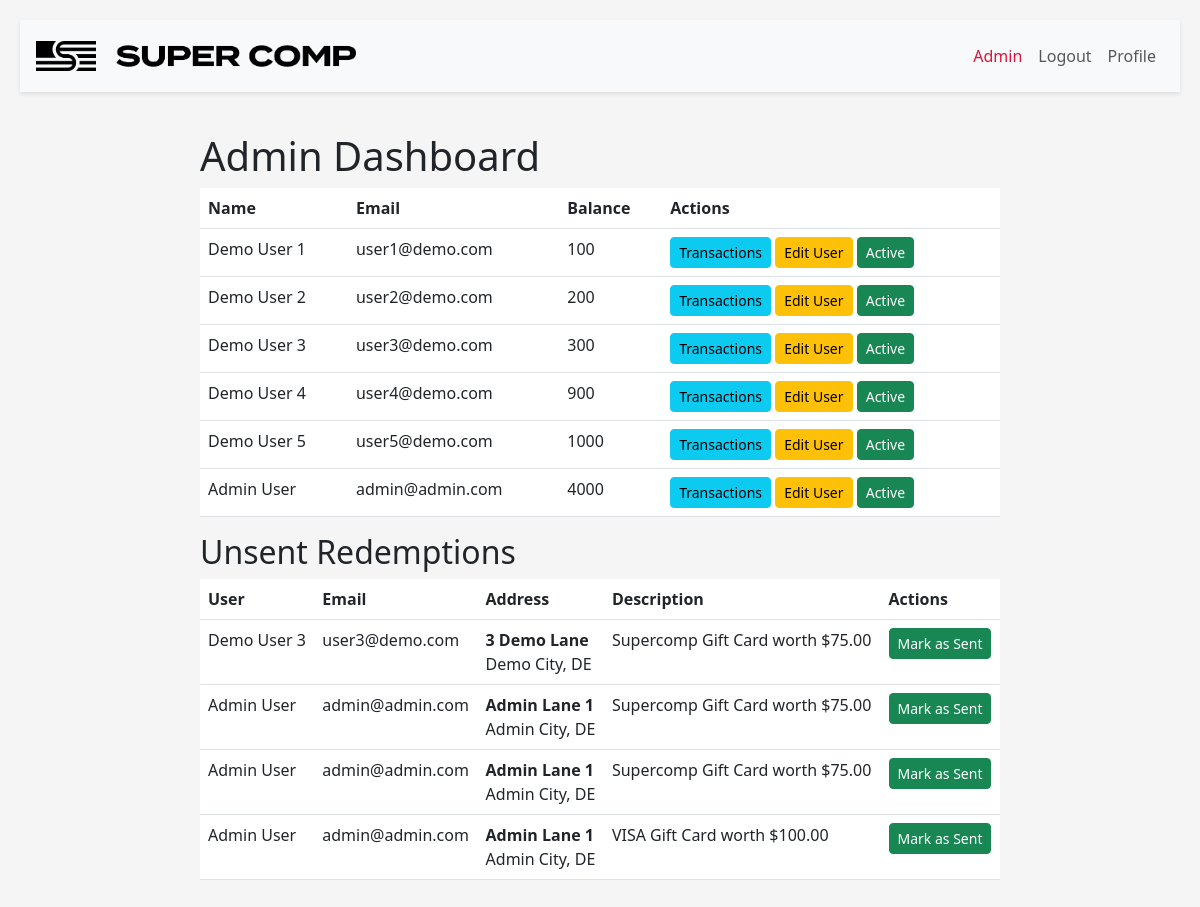
The page /admin/admin (signed in) on the database its author committed.
### app/models.py (models this page shows, shortened)
class User(UserMixin, db.Model):
    id = db.Column(db.Integer, primary_key=True)
    email = db.Column(db.String(120), unique=True, nullable=False)
    username = db.Column(db.String(30), unique=True, nullable=False)
    first_name = db.Column(db.String(30), nullable=False)
    last_name = db.Column(db.String(30), nullable=False)
    phone = db.Column(db.String(15), nullable=False)
    address = db.Column(db.String(100), nullable=False)
    city = db.Column(db.String(30), nullable=False)
    state = db.Column(db.String(30), nullable=False)
    zip = db.Column(db.String(10), nullable=False)
    tos_agreement = db.Column(db.Boolean, nullable=False)
    tos_date = db.Column(db.DateTime, nullable=False)
    registration_date = db.Column(db.DateTime, nullable=False)
    updated_date = db.Column(db.DateTime, nullable=False)
    referal_code = db.Column(db.String(30), nullable=False)
    password_hash = db.Column(db.String(128), nullable=False)
    retailer_id = db.Column(db.Integer, db.ForeignKey('retailer.id'), nullable=False)
    points_logs = db.relationship('PointsLog', backref='user', lazy=True)
    redemption_logs = db.relationship('RedemptionLog', backref='user', lazy=True)
    shirt_size = db.Column(db.String(10), nullable=True)
    is_admin = db.Column(db.Boolean, default=False)
    is_sales_manager = db.Column(db.Boolean, default=False)
    is_customer_service = db.Column(db.Boolean, default=False)
    is_internal = db.Column(db.Boolean, default=False)
    is_active = db.Column(db.Boolean, default=True)
    salesep_id = db.Column(db.String(30), nullable=True)
    territory_id = db.Column(db.String(30), nullable=True)
    customer_group = db.Column(db.String(30), nullable=True)
    team_id = db.Column(db.String(30), nullable=True)
    user_1 = db.Column(db.String(30), nullable=True)
    user_2 = db.Column(db.String(30), nullable=True)
    user_3 = db.Column(db.String(30), nullable=True)
    user_4 = db.Column(db.String(30), nullable=True)
    user_5 = db.Column(db.String(30), nullable=True)
    def get_point_balance(self):
        earned_points = sum(
            log.original_points for log in self.points_logs if not log.is_expired()
        )
        redeemed_points = sum(
            redemption.points for redemption in self.redemption_logs
        )
        return earned_points - redeemed_points

class PointsLog(db.Model):
    id = db.Column(db.Integer, primary_key=True)
    user_id = db.Column(db.Integer, db.ForeignKey('user.id'), nullable=False)
    points = db.Column(db.Integer, nullable=False)
    original_points = db.Column(db.Integer, nullable=False)
    description = db.Column(db.String(100), nullable=False)
    added_date = db.Column(db.DateTime, default=datetime.utcnow, nullable=False)
    expiry_date = db.Column(db.DateTime, nullable=True)
    updated_date = db.Column(db.DateTime, default=datetime.utcnow, onupdate=datetime.utcnow)
    active = db.Column(db.Boolean, default=True, nullable=False)
    code_used = db.Column(db.Integer, db.ForeignKey('point_codes.id'), nullable=False)
    code = db.relationship('PointCodes', back_populates='points_logs', lazy=True)
    file_reference = db.Column(db.String(100), nullable=True)
    approved = db.Column(db.Boolean, default=False, nullable=False)
    approved_by = db.Column(db.String(30), nullable=True)
    def is_expired(self):
        return self.expiry_date and self.expiry_date <= datetime.utcnow()

class RedemptionLog(db.Model):
    id = db.Column(db.Integer, primary_key=True)
    user_id = db.Column(db.Integer, db.ForeignKey('user.id'), nullable=False)
    points = db.Column(db.Integer, nullable=False)
    description = db.Column(db.String(100), nullable=False)
    redemption_date = db.Column(db.DateTime, default=datetime.utcnow(), nullable=False)
    updated_date = db.Column(db.DateTime, default=datetime.utcnow, onupdate=datetime.utcnow)
    gift_card_sent = db.Column(db.Boolean, default=False, nullable=False)

### app/blueprints/admin/routes.py (the view, shortened to what this page needs)
@admin_bp.route('/admin', methods=['GET','POST'])
def admin_dashboard():
    participants = User.query.all()
    unsent_redemptions = RedemptionLog.query.filter_by(gift_card_sent=False).all()
    unreviewed_receipts = PointsLog.query.filter(
        PointsLog.approved == False,
        PointsLog.points > 0,
        PointsLog.file_reference.isnot(None),
        PointsLog.approved_by.is_(None)
    ).count()
    return render_template('admin/dashboard.html', participants=participants, unsent_redemptions=unsent_redemptions, unreviewed_receipts=unreviewed_receipts)

### app/blueprints/admin/routes.py (called while the page is built)
@admin_bp.before_request
@login_required
def check_admin():
    if not current_user.is_admin & current_user.is_active:
        flash('You do not have access to this page.', 'danger')
        return redirect(url_for('index'))

### app/extensions.py (called while the page is built)
@login_manager.user_loader
def load_user(user_id):
    from app.models import User
    return User.query.get(int(user_id))

### app/blueprints/admin/templates/admin/dashboard.html (shortened to what this page needs)
{% extends 'base.html' %}
{% block content %}
    <h1>Admin Dashboard</h1>
    <table class="table">
        <thead>
            <tr>
                <th>Name</th>
                <th>Email</th>
                <th>Balance</th>
                <th>Actions</th>
            </tr>
        </thead>
        <tbody>
            {% for participant in participants %}
<tr>
    <td style="color: {% if not participant.is_active %}red{% else %}inherit{% endif %};">
        {{ participant.first_name }} {{ participant.last_name }}
    </td>
    <td style="color: {% if not participant.is_active %}red{% else %}inherit{% endif %};">{{ participant.email }}</td>
    <td style="color: {% if not participant.is_active %}red{% else %}inherit{% endif %};">{{ participant.get_point_balance() }}</td>
    <td>
        <a href="{{ url_for('admin_bp.user_transactions', user_id=participant.id) }}" class="btn btn-info btn-sm">Transactions</a>
        <a href="{{ url_for('admin_bp.edit_user', user_id=participant.id) }}" class="btn btn-warning btn-sm">Edit User</a>
        <form method="POST" action="{{ url_for('admin_bp.toggle_user_status', user_id=participant.id) }}" style="display:inline;">
            <button type="submit" class="btn btn-sm {% if participant.is_active %}btn-success{% else %}btn-danger{% endif %}">
                {% if participant.is_active %}
                     Active
                {% else %}
                    <i class="fas fa-user-check"></i> Disabled
                {% endif %}
            </button>
        </form>
    </td>
</tr>
{% endfor %}
        </tbody>
    </table>
    <h2>Unsent Redemptions</h2>
<table class="table">
    <thead>
        <tr>
            <th>User</th>
            <th>Email</th>
            <th>Address</th>
            <th>Description</th>
            <th>Actions</th>
        </tr>
    </thead>
    <tbody>
        {% for redemption in unsent_redemptions %}
        <tr>
            <td>{{ redemption.user.first_name }} {{ redemption.user.last_name }}</td>
            <td>{{ redemption.user.email }}</td>
            <td>
                <div>
                    <strong>{{ redemption.user.address }}</strong><br>
                    {{ redemption.user.city }}, {{ redemption.user.state }} {{ redemption.user.zip_code }}<br>
                </div>
            </td>
            <td>{{ redemption.description }}</td>
            <td>
                <form method="POST" action="{{ url_for('admin_bp.mark_gift_card_sent', redemption_id=redemption.id) }}" class="d-inline">
                    <button type="submit" class="btn btn-success btn-sm">Mark as Sent</button>
                </form>
            </td>
        </tr>
        {% endfor %}
    </tbody>
</table>
{% endblock %}

### app/static/css/main.css (style rules this page uses)
body { display: flex; align-items: center; justify-content: center; min-height: 100vh; padding-top: 0px; padding-bottom: 40px; background-color: #f5f5f5; flex-direction: column; padding: 20px; }

### rows shown on the page
User: first_name "Demo", last_name "User 1", email "user1@demo.com", get_point_balance "100", is_active "Active"
User: first_name "Demo", last_name "User 2", email "user2@demo.com", get_point_balance "200", is_active "Active"
User: first_name "Demo", last_name "User 3", email "user3@demo.com", get_point_balance "300", is_active "Active"
User: first_name "Demo", last_name "User 4", email "user4@demo.com", get_point_balance "900", is_active "Active"
User: first_name "Demo", last_name "User 5", email "user5@demo.com", get_point_balance "1000", is_active "Active"
User: first_name "Admin", last_name "User", email "admin@admin.com", get_point_balance "4000", is_active "Active"
RedemptionLog: user.first_name "Demo", user.last_name "User 3", user.email "user3@demo.com", user.address "3 Demo Lane", user.city "Demo City", user.state "DE", description "Supercomp Gift Card worth $75.00"
RedemptionLog: user.first_name "Admin", user.last_name "User", user.email "admin@admin.com", user.address "Admin Lane 1", user.city "Admin City", user.state "DE", description "Supercomp Gift Card worth $75.00"
RedemptionLog: user.first_name "Admin", user.last_name "User", user.email "admin@admin.com", user.address "Admin Lane 1", user.city "Admin City", user.state "DE", description "Supercomp Gift Card worth $75.00"
RedemptionLog: user.first_name "Admin", user.last_name "User", user.email "admin@admin.com", user.address "Admin Lane 1", user.city "Admin City", user.state "DE", description "VISA Gift Card worth $100.00"
